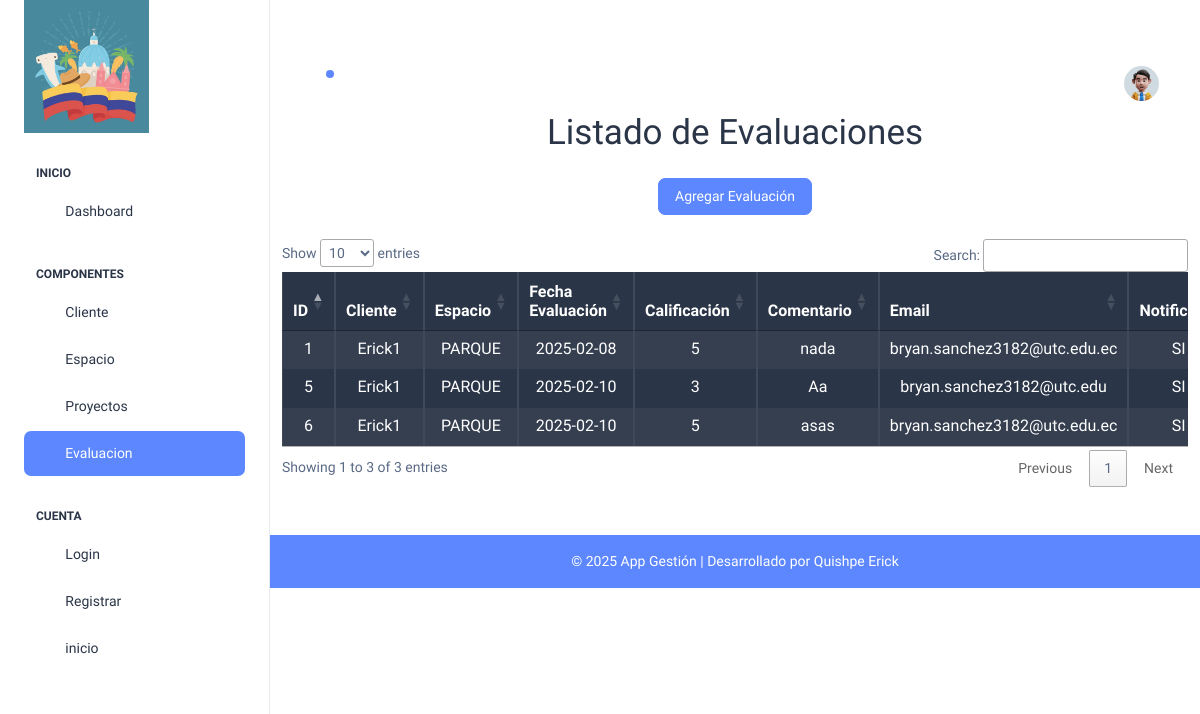
Page /evaluacion_mostrar/ on the committed database.
### Aplicaciones/Espacios/models.py (models this page shows, shortened)
class Evaluacion(models.Model):
    NOTIFICAR_CHOICES = [
        ('SI', 'Sí'),
        ('NO', 'No'),
    ]
    cliente = models.ForeignKey(Cliente, on_delete=models.CASCADE, related_name='evaluaciones')
    espacio = models.ForeignKey(Espacio, on_delete=models.CASCADE, related_name='evaluaciones')
    fecha = models.DateField(auto_now_add=True)
    puntuacion = models.IntegerField(choices=[(i, str(i)) for i in range(1, 6)])
    comentario = models.TextField(blank=True, null=True)
    email = models.EmailField(blank=True, null=True, verbose_name="Correo electrónico")
    notificar = models.CharField(
        max_length=2,
        choices=NOTIFICAR_CHOICES,
        default='NO',
        verbose_name="Notificar"
    )

class Cliente(models.Model):
    cedula = models.CharField(max_length=10, blank=True, null=True)
    nombre = models.CharField(max_length=255)
    email = models.EmailField(unique=True)
    telefono = models.CharField(max_length=10, blank=True, null=True)
    direccion = models.TextField(blank=True, null=True)

class Espacio(models.Model):
    nombre = models.CharField(max_length=255)
    ubicacion = models.TextField()
    capacidad = models.IntegerField()
    descripcion = models.TextField(blank=True, null=True)
    imagen = models.ImageField(upload_to='espacio/', blank=True, null=True, )

### Aplicaciones/Espacios/views.py (the view)
# urls.py: path('evaluacion_mostrar/', views.evaluacion_mostrar, name='evaluacion_mostrar'),
def evaluacion_mostrar(request):
    evaluaciones = Evaluacion.objects.all()
    return render(request, 'evaluacion_mostrar.html', {'evaluaciones': evaluaciones})

### Aplicaciones/Espacios/templates/evaluacion_mostrar.html (shortened to what this page needs)
{% extends "./plantilla1.html" %}
{% block contenido %}
<div class="container mt-5">
    <div class="row">
        <div class="col-12 text-center">
            <h1 class="mb-4">Listado de Evaluaciones</h1>
            <a href="{% url 'evaluacion_crear' %}" class="btn btn-primary mb-4">Agregar Evaluación</a>
        </div>
    </div>
    <div class="row">
        <div class="col-12">
            <div class="table-responsive">
                <table class="table table-bordered table-dark table-striped table-hover text-center" id="tbl-evaluaciones">
                    <thead>
                        <tr>
                            <th>ID</th>
                            <th>Cliente</th>
                            <th>Espacio</th>
                            <th>Fecha Evaluación</th>
                            <th>Calificación</th>
                            <th>Comentario</th>
                            <th>Email</th>
                            <th>Notificar</th>
                        </tr>
                    </thead>
                    <tbody>
                        {% for evaluacion in evaluaciones %}
                            <tr>
                                <td>{{ evaluacion.id }}</td>
                                <td>{{ evaluacion.cliente.nombre }}</td>
                                <td>{{ evaluacion.espacio.nombre }}</td>
                                <td>{{ evaluacion.fecha|date:"Y-m-d" }}</td>
                                <td>{{ evaluacion.puntuacion }}</td>
                                <td>{{ evaluacion.comentario }}</td>
                                <td>{{ evaluacion.email }}</td>
                                <td>{{ evaluacion.notificar }}</td>
                            </tr>
                        {% endfor %}
                    </tbody>
                </table>
            </div>
        </div>
    </div>
</div>
{% endblock %}

### rows in the picture
Evaluacion: id "1", cliente.nombre "Erick1", espacio.nombre "PARQUE", fecha "2025-02-08", puntuacion "5", comentario "nada", email "bryan.sanchez3182@utc.edu.ec", notificar "SI"
Evaluacion: id "5", cliente.nombre "Erick1", espacio.nombre "PARQUE", fecha "2025-02-10", puntuacion "3", comentario "Aa", email "bryan.sanchez3182@utc.edu", notificar "SI"
Evaluacion: id "6", cliente.nombre "Erick1", espacio.nombre "PARQUE", fecha "2025-02-10", puntuacion "5", comentario "asas", email "bryan.sanchez3182@utc.edu.ec", notificar "SI"
